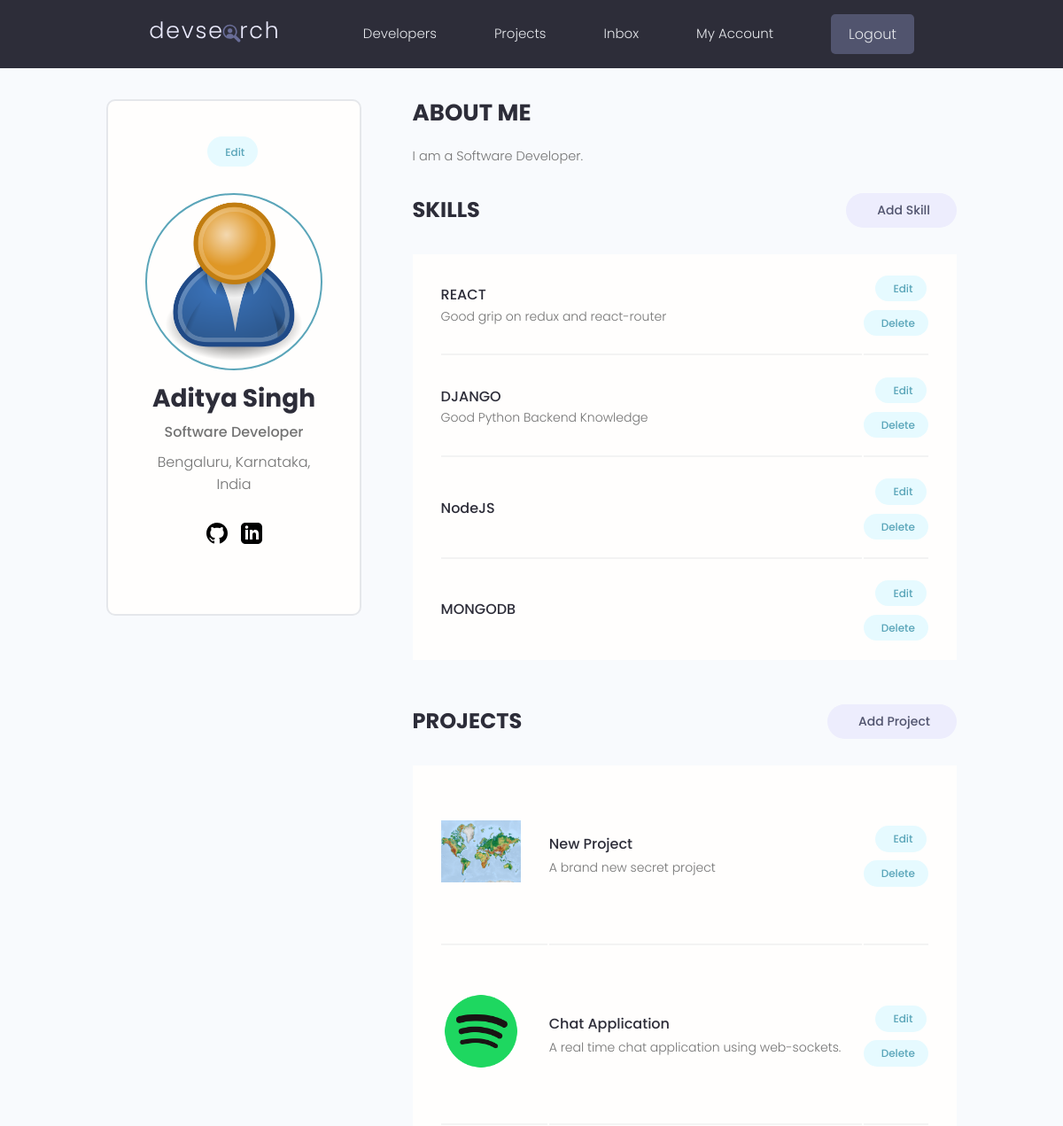
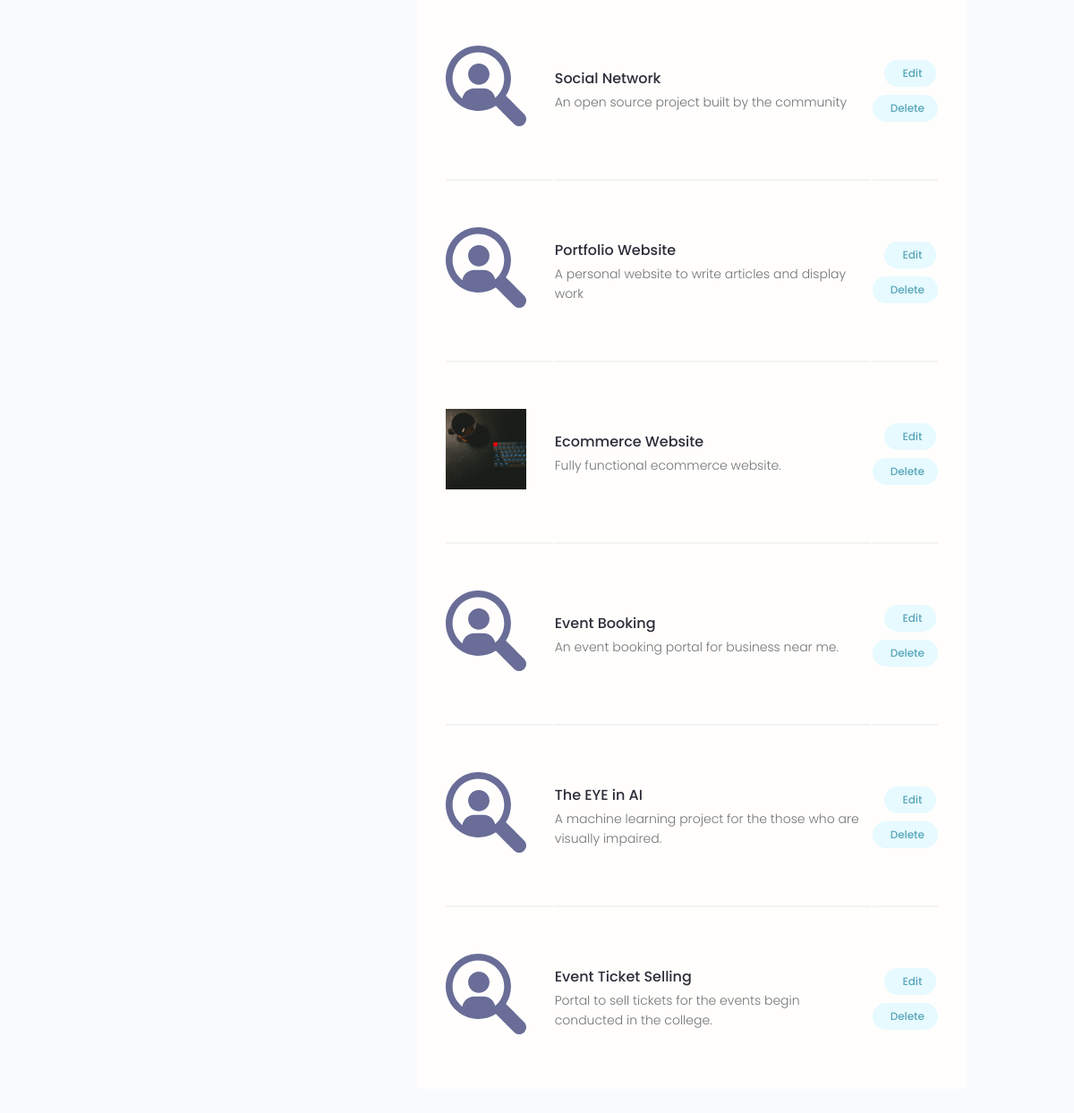
/account/ (signed in), run on the app's committed database (2 pictures, top to bottom).
### users/models.py (models this page shows, shortened)
class Profile(models.Model):
    user = models.OneToOneField(User, on_delete=models.CASCADE, blank=True, null=True)
    name = models.CharField(max_length=200, blank=True, null=True)
    email = models.EmailField(max_length=500, blank=True, null=True)
    username = models.CharField(max_length=200, blank=True, null=True)
    location = models.CharField(max_length=200, blank=True, null=True)
    short_intro = models.CharField(max_length=200, blank=True, null=True)
    bio = models.TextField(blank=True, null=True)
    profile_pic = models.ImageField(blank=True, null=True, upload_to='profiles/', default='profiles/user-default.png')   # Goes into static/images/profiles to upload the pictures
    github_profile = models.CharField(max_length=200, blank=True, null=True)
    linkedin_profile = models.CharField(max_length=200, blank=True, null=True)
    created = models.DateTimeField(auto_now_add=True)
    id = models.UUIDField(default=uuid.uuid4, unique=True, primary_key=True, editable=False)
    class Meta:
        ordering = ['created']
    @property
    def imageURL(self):
        try:
            url = self.profile_pic.url
        except:
            url = ''
        return url

class Skill(models.Model):
    owner = models.ForeignKey(Profile, on_delete=models.CASCADE, null=True, blank=True)
    name = models.CharField(max_length=200, blank=True, null=True)
    description = models.TextField(blank=True, null=True)
    created = models.DateTimeField(auto_now_add=True)
    id = models.UUIDField(default=uuid.uuid4, unique=True, primary_key=True, editable=False)

### projects/models.py (models this page shows, shortened)
class Project(models.Model):
    owner = models.ForeignKey(Profile, null=True, blank=True, on_delete=models.CASCADE)  #if the owner is deleted, delete the project also
    title = models.CharField(max_length=200)
    description = models.TextField(null=True, blank=True)
    featured_image = models.ImageField(null=True, blank=True, default="icon.svg")   # This is present in static/images folder or directory
    demo_link = models.CharField(max_length=2000, null=True, blank=True)
    source_link = models.CharField(max_length=2000, null=True, blank=True)
    tags = models.ManyToManyField('Tag', blank=True)        # this is many to many relationship i.e one Project can have many tags
    votes_total = models.IntegerField(default=0, null=True, blank=True)
    votes_ratio = models.IntegerField(default=0, null=True, blank=True)
    created = models.DateTimeField(auto_now_add=True)
    id = models.UUIDField(default=uuid.uuid4, unique=True, primary_key=True, editable=False)
    class Meta:
        ordering = ['-votes_ratio', '-votes_total', '-created']          # store and retrive on the basis of date of creation (lastest one will be at the top)
    @property
    def imageURL(self):
        try:
            url = self.featured_image.url
        except:
            url = ''
        return url

### users/views.py (the view)
# urls.py: path('account/', views.userAccount, name="account"),
@login_required(login_url='login')
def userAccount(request):
    profile = request.user.profile          # once the user is logged in, we can always access it using 'request.user'
    skills = profile.skill_set.all()
    projects = profile.project_set.all()
    context = {'profile' : profile, 'skills' : skills, 'projects':projects}
    return render(request, 'users/account.html', context=context)

### users/templates/users/account.html (shortened to what this page needs)
{% extends 'main.html' %}
{% load static %}
{% block content %}
  <main class="settingsPage profile my-md">
    <div class="container">
      <div class="layout">
        <div class="column column--1of3">
          <div class="card text-center">
            <div class="card__body dev">
              <a class="tag tag--pill tag--main settings__btn" href="{% url 'edit-account' %}"> Edit</a>
              <img class="avatar avatar--xl dev__avatar" src="{{profile.imageURL}}" />
              <h2 class="dev__name">{{profile.name}}</h2>
              <p class="dev__title">{{profile.short_intro}}</p>
              <p class="dev__location">{{profile.location}}</p>
              <ul class="dev__social">
                {% if profile.github_profile %}
                <li>
                  <a title="Github" href="{{profile.github_profile}}" target="_blank">
                  </a>
                </li>
                {% endif %}
                {% if profile.linkedin_profile %}
                <li>
                  <a title="LinkedIn" href="{{profile.linkedin_profile}}" target="_blank">
                  </a>
                </li>
                {% endif %}
              </ul>
            </div>
          </div>
        </div>
        <div class="column column--2of3">
          <div class="devInfo">
            <h3 class="devInfo__title">About Me</h3>
            <p class="devInfo__about">
              {{profile.bio}}
            </p>
          </div>
          <div class="settings">
            <h3 class="settings__title">Skills</h3>
            <a class="tag tag--pill tag--sub settings__btn tag--lg" href="{% url 'create-skill' %}"> Add Skill</a>
          </div>
          <table class="settings__table">
            {% for skill in skills %}
            <tr>
              <td class="settings__tableInfo">
                <h4>{{skill.name}}</h4>
                <p>
                  {{skill.description}}
                </p>
              </td>
              <td class="settings__tableActions">
                <a class="tag tag--pill tag--main settings__btn" href="{% url 'update-skill' skill.id %}"> Edit</a>
                <a class="tag tag--pill tag--main settings__btn" href="{% url 'delete-skill' skill.id %}?next=/account">
                  Delete</a>
              </td>
            </tr>
            {% endfor %}
          </table>
          <div class="settings">
            <h3 class="settings__title">Projects</h3>
            <a class="tag tag--pill tag--sub settings__btn tag--lg" href="{% url 'create-project' %}"> Add Project</a>
          </div>
          <table class="settings__table">
            {% for project in projects %}
            <tr>
              <td class="settings__thumbnail">
                <a href="{% url 'project' project.id %}"><img src="{{project.imageURL}}" alt="Project Thumbnail" /></a>
              </td>
              <td class="settings__tableInfo">
                <a href="{% url 'project' project.id %}">{{project.title}}</a>
                <p>
                  {{project.description|slice:"150"}}
                </p>
              </td>
              <td class="settings__tableActions">
                <a class="tag tag--pill tag--main settings__btn" href="{% url 'update-project' project.id %}"> Edit</a>
                <a class="tag tag--pill tag--main settings__btn" href="{% url 'delete-project' project.id %}?next=/account">
                  Delete</a>
              </td>
            </tr>
            {% endfor %}
          </table>
        </div>
      </div>
    </div>
  </main>
  {% endblock %}

### static/styles/app.css (style rules this page uses)
:root { --color-sub: #2d2d39; }
.card { border: 2px solid var(--color-light); }
img { width: 100%; }
.profile .card > .dev { padding: 4rem; }
.dev__avatar { display: block; margin: auto; }
.dev__name { color: var(--color-sub); font-size: 2.8rem; font-weight: 700; margin-top: 1rem; margin-bottom: 0.5rem; }
.dev__title { font-size: 1.6rem; font-weight: 500; line-height: 1.3; }
.dev__location { margin-top: 1rem; }
.dev__social { margin: 3rem 0; list-style: none; display: flex; justify-content: center; gap: 1.5rem; }
.devInfo { margin-bottom: 3rem; }
.devInfo__title, .devInfo__subtitle { font-size: 2.6rem; color: var(--color-sub); text-transform: uppercase; font-weight: 700; margin-bottom: 1.5rem; }
.devInfo__about, .devSkill__info { font-size: 1.45rem; line-height: 1.7; text-align: justify; }
.settingsPage .dev > .settings__btn { display: inline-block; margin-bottom: 3rem; }
.settings { display: flex; justify-content: space-between; align-items: center; }
.settings__title { font-size: 2.4rem; text-transform: uppercase; font-weight: 700; color: var(--color-sub); }
.settings__table { margin-top: 3rem; margin-bottom: 5rem; padding: 0 3rem; background: var(--color-white); }
.settings__table tr { width: 100%; }
.settings__table tr > td { padding: 2rem 0; }
.settings__table tr:not(:last-child) td { border-bottom: 2px solid var(--color-white-light); }
.settings__thumbnail { width: 23%; min-width: 10rem; }
.settings__thumbnail img { padding-right: 3rem; height: 15rem; object-fit: contain; }
.settings__tableInfo { width: 100%; }
.settings__tableInfo h4, .settings__tableInfo a { padding-right: 1rem; width: auto; font-size: 1.6rem; font-weight: 500; color: var(--color-sub); }
.settings__tableInfo p { font-size: 1.4rem; }
.settings__tableActions { text-align: right; }

### static/uikit/styles/modules/_variables.css (style rules this page uses)
:root { --color-main: #5aa5b9; --color-main-light: #e6faff; --color-sub: #3f4156; --color-sub-light: #51546e; --color-sub-lighter: #ededfd; --color-text: #737373; --color-gray: #8b8b8b; --color-light: #e5e7eb; --color-light-gray: #767676; --color-bg: #f8fafd; --color-white: #fffefd; --color-white-light: #f3f3f3; --color-success: #359e64; --color-success-bg: #def8e8; --color-error: #fc4b0b; --color-error-bg: #fff2ee; --font-base: 'Poppins', arial, helvetica, 'Segoe UI', roboto, ubuntu, sans-serif; --font-monospace: 'Fira Code', 'Courier New', courier, monospace; --font-regular: 300; --font-medium: 500; --font-bold: 700; --generic-shadow: 1px 1px 5px #00000010; --generic-transition: all 0.3s ease-in-out; }

### static/uikit/styles/modules/_base.css (style rules this page uses)
* { margin: 0; padding: 0; box-sizing: border-box; text-rendering: optimizeLegibility; color: inherit; font-size: inherit; }
html { font-size: 50%; }
@media only screen and (min-width: 480px) { html { font-size: 56.25%; } }
@media only screen and (min-width: 1200px) { html { font-size: 62.5%; } }
body { line-height: 1.6; font-weight: 400; font-size: 1.5rem; color: var(--color-text); background-color: var(--color-bg); min-height: 100vh; }

### static/uikit/styles/modules/_typography.css (style rules this page uses)
* { font-family: var(--font-base); }
h2 { font-size: 3.6rem; font-weight: var(--font-bold); }
h3 { font-size: 3.2rem; font-weight: var(--font-medium); }
h4 { font-size: 2.8rem; font-weight: var(--font-medium); }
p, span, strong { font-size: 1.6rem; color: var(--color-text); font-weight: var(--font-regular); }
a { padding-bottom: 2px; text-decoration: none; display: inline-block; color: var(--color-main); font-weight: var(--font-medium); }

### static/uikit/styles/modules/_utilities.css (style rules this page uses)
.container { width: 92%; max-width: 165rem; margin: 0 auto; box-sizing: border-box; }
@media screen and (min-width: 1000px) { .container { width: 90%; } }
@media screen and (min-width: 1200px) { .container { width: 80%; } }
.text-center { text-align: center; }
.my-md { margin: 3rem auto; }

### static/uikit/styles/modules/_avatar.css (style rules this page uses)
.avatar { border-radius: 50%; border: 2px solid var(--color-main); object-fit: cover; }
.avatar--xl { height: 20rem; width: 20rem; }

### static/uikit/styles/modules/_card.css (style rules this page uses)
.card { border-radius: 1rem; background-color: var(--color-white); border: 1.5px solid var(--color-light); width: auto; height: auto; margin-top: 0.5rem; margin-bottom: 0.5rem; overflow: hidden; }
.card__body, .card__header { padding: 2rem 2.5rem; }

### static/uikit/styles/modules/_layout.css (style rules this page uses)
.layout { display: flex; flex-flow: row wrap; justify-content: space-between; }
.layout > .column { margin-bottom: 3rem; }
.layout > .column.column--1of3 { flex-basis: 30%; }
.layout > .column.column--2of3 { flex-basis: 64%; }

### data on the page
Profile: imageURL (placeholder picture), name "Aditya Singh", short_intro "Software Developer", location "Bengaluru, Karnataka, India", bio "I am a Software Developer."
Skill: name "REACT", description "Good grip on redux and react-router"
Skill: name "DJANGO", description "Good Python Backend Knowledge"
Skill: name "NodeJS"
Skill: name "MONGODB"
Project: imageURL (picture), title "New Project", description "A brand new secret project"
Project: imageURL (picture), title "Chat Application", description "A real time chat application using web-sockets."
Project: imageURL (picture), title "Social Network", description "An open source project built by the community"
Project: imageURL (picture), title "Portfolio Website", description "A personal website to write articles and display work"
Project: imageURL (picture), title "Ecommerce Website", description "Fully functional ecommerce website."
Project: imageURL (picture), title "Event Booking", description "An event booking portal for business near me."
Project: imageURL (picture), title "The EYE in AI", description "A machine learning project for the those who are visually impaired."
Project: imageURL (picture), title "Event Ticket Selling", description "Portal to sell tickets for the events begin conducted in the college."
